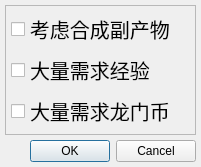
<?xml version="1.0" encoding="UTF-8"?>
<ui version="4.0">
 <class>Dialog</class>
 <widget class="QDialog" name="Dialog">
  <property name="geometry">
   <rect>
    <x>0</x>
    <y>0</y>
    <width>201</width>
    <height>151</height>
   </rect>
  </property>
  <property name="windowTitle">
   <string>规划</string>
  </property>
  <layout class="QVBoxLayout" name="verticalLayout">
   <property name="spacing">
    <number>5</number>
   </property>
   <property name="leftMargin">
    <number>5</number>
   </property>
   <property name="topMargin">
    <number>5</number>
   </property>
   <property name="rightMargin">
    <number>5</number>
   </property>
   <property name="bottomMargin">
    <number>5</number>
   </property>
   <item>
    <widget class="QFrame" name="frame">
     <property name="frameShape">
      <enum>QFrame::StyledPanel</enum>
     </property>
     <property name="frameShadow">
      <enum>QFrame::Raised</enum>
     </property>
     <layout class="QVBoxLayout" name="verticalLayout_2">
      <property name="spacing">
       <number>5</number>
      </property>
      <property name="leftMargin">
       <number>5</number>
      </property>
      <property name="topMargin">
       <number>5</number>
      </property>
      <property name="rightMargin">
       <number>5</number>
      </property>
      <property name="bottomMargin">
       <number>5</number>
      </property>
      <item>
       <widget class="QCheckBox" name="extra">
        <property name="font">
         <font>
          <pointsize>15</pointsize>
         </font>
        </property>
        <property name="cursor">
         <cursorShape>PointingHandCursor</cursorShape>
        </property>
        <property name="text">
         <string>考虑合成副产物</string>
        </property>
        <property name="checked">
         <bool>false</bool>
        </property>
       </widget>
      </item>
      <item>
       <widget class="QCheckBox" name="more_exp">
        <property name="font">
         <font>
          <pointsize>15</pointsize>
         </font>
        </property>
        <property name="cursor">
         <cursorShape>PointingHandCursor</cursorShape>
        </property>
        <property name="text">
         <string>大量需求经验</string>
        </property>
       </widget>
      </item>
      <item>
       <widget class="QCheckBox" name="more_gold">
        <property name="font">
         <font>
          <pointsize>15</pointsize>
         </font>
        </property>
        <property name="cursor">
         <cursorShape>PointingHandCursor</cursorShape>
        </property>
        <property name="text">
         <string>大量需求龙门币</string>
        </property>
       </widget>
      </item>
     </layout>
    </widget>
   </item>
   <item>
    <widget class="QDialogButtonBox" name="buttonBox">
     <property name="cursor">
      <cursorShape>ArrowCursor</cursorShape>
     </property>
     <property name="standardButtons">
      <set>QDialogButtonBox::Cancel|QDialogButtonBox::Ok</set>
     </property>
    </widget>
   </item>
  </layout>
 </widget>
 <resources/>
 <connections>
  <connection>
   <sender>buttonBox</sender>
   <signal>accepted()</signal>
   <receiver>Dialog</receiver>
   <slot>accept()</slot>
   <hints>
    <hint type="sourcelabel">
     <x>86</x>
     <y>130</y>
    </hint>
    <hint type="destinationlabel">
     <x>86</x>
     <y>75</y>
    </hint>
   </hints>
  </connection>
  <connection>
   <sender>buttonBox</sender>
   <signal>rejected()</signal>
   <receiver>Dialog</receiver>
   <slot>reject()</slot>
   <hints>
    <hint type="sourcelabel">
     <x>86</x>
     <y>130</y>
    </hint>
    <hint type="destinationlabel">
     <x>86</x>
     <y>75</y>
    </hint>
   </hints>
  </connection>
 </connections>
</ui>
